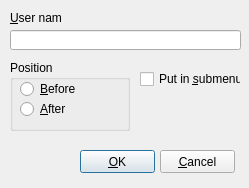
<ui version="4.0" >
 <class>qdNewFavouriteDirectory</class>
 <widget class="QDialog" name="qdNewFavouriteDirectory" >
  <property name="geometry" >
   <rect>
    <x>0</x>
    <y>0</y>
    <width>249</width>
    <height>188</height>
   </rect>
  </property>
  <property name="windowTitle" >
   <string>Dialog</string>
  </property>
  <widget class="QLineEdit" name="qleDirectory" >
   <property name="geometry" >
    <rect>
     <x>10</x>
     <y>30</y>
     <width>231</width>
     <height>20</height>
    </rect>
   </property>
  </widget>
  <widget class="QGroupBox" name="qgbPosition" >
   <property name="geometry" >
    <rect>
     <x>10</x>
     <y>60</y>
     <width>120</width>
     <height>71</height>
    </rect>
   </property>
   <property name="title" >
    <string>Position</string>
   </property>
   <widget class="QRadioButton" name="qrbAfter" >
    <property name="geometry" >
     <rect>
      <x>10</x>
      <y>40</y>
      <width>83</width>
      <height>18</height>
     </rect>
    </property>
    <property name="text" >
     <string>&amp;After</string>
    </property>
   </widget>
   <widget class="QRadioButton" name="qrbBefore" >
    <property name="geometry" >
     <rect>
      <x>10</x>
      <y>20</y>
      <width>83</width>
      <height>18</height>
     </rect>
    </property>
    <property name="text" >
     <string>&amp;Before</string>
    </property>
   </widget>
  </widget>
  <widget class="QLabel" name="label" >
   <property name="geometry" >
    <rect>
     <x>10</x>
     <y>10</y>
     <width>51</width>
     <height>16</height>
    </rect>
   </property>
   <property name="text" >
    <string>&amp;User name</string>
   </property>
   <property name="buddy" >
    <cstring>qleDirectory</cstring>
   </property>
  </widget>
  <widget class="QCheckBox" name="qcbPutInSubmenu" >
   <property name="geometry" >
    <rect>
     <x>140</x>
     <y>70</y>
     <width>101</width>
     <height>18</height>
    </rect>
   </property>
   <property name="text" >
    <string>Put in &amp;submenu</string>
   </property>
  </widget>
  <widget class="QPushButton" name="qpbOK" >
   <property name="geometry" >
    <rect>
     <x>80</x>
     <y>150</y>
     <width>75</width>
     <height>23</height>
    </rect>
   </property>
   <property name="text" >
    <string>&amp;OK</string>
   </property>
  </widget>
  <widget class="QPushButton" name="qpbCancel" >
   <property name="geometry" >
    <rect>
     <x>160</x>
     <y>150</y>
     <width>75</width>
     <height>23</height>
    </rect>
   </property>
   <property name="text" >
    <string>&amp;Cancel</string>
   </property>
   <property name="autoDefault" >
    <bool>false</bool>
   </property>
  </widget>
 </widget>
 <resources/>
 <connections/>
</ui>
